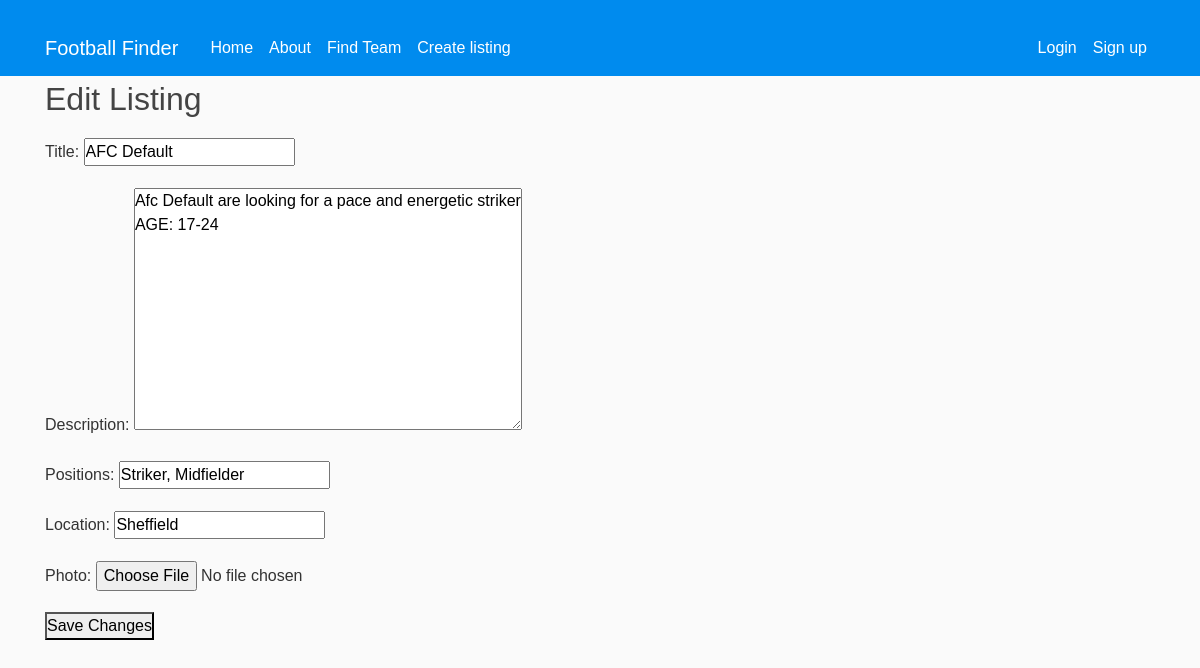
The page /edit-listing/6/ on the database its author committed.
### ffinderapp/models.py (models this page shows, shortened)
class Listing(models.Model):
    team = models.ForeignKey(get_user_model(), on_delete=models.CASCADE)  # Assuming team is a custom user model
    title = models.CharField(max_length=100)
    description = models.TextField()
    requirements = models.TextField()
    created_at = models.DateTimeField(auto_now_add=True)
    location = models.CharField(max_length=100, default='')
    city = models.CharField(max_length=100, default='')
    photo = models.ImageField(upload_to='media/listing_photos/', null=True, blank=True)  # Adding photo field
    positions = models.CharField(max_length=100, default='')

### ffinderapp/views.py (the view)
# urls.py: path('edit-listing/<int:listing_id>/', views.edit_listing, name='edit_listing'),
def edit_listing(request, listing_id):
    listing = get_object_or_404(Listing, id=listing_id)
    if request.method == 'POST':
        form = ListingForm(request.POST, instance=listing)
        if form.is_valid():
            form.save()
            return redirect('listing_detail', listing_id=listing_id)
    else:
        form = ListingForm(instance=listing)
    return render(request, 'ffinderapp/edit_listing.html', {'form': form})

### ffinderapp/forms.py
class ListingForm(forms.ModelForm):
    class Meta:
        model = Listing
        fields = ['title', 'description', 'positions', 'location', 'photo']

### ffinderapp/templates/ffinderapp/edit_listing.html (shortened to what this page needs)
{% extends 'ffinderapp/base.html' %}
{% block content %}
<h2>Edit Listing</h2>
<form method="post" enctype="multipart/form-data">
  {{ form.as_p }}
  <button type="submit">Save Changes</button>
</form>
{% endblock %}

### ffinderapp/static/css/styles.css (style rules this page uses)
html { position: relative; min-height: 100%; }
body { background: #fafafa; color: #333333; margin-top: 5rem; margin-bottom: 50px; }
h1, h2, h3, h4, h5, h6 { color: #444444; }
.container h2 { margin-bottom: 20px; }
* { margin: 0; padding: 0; box-sizing: border-box; font-family: 'Poppins', sans-serif; }

### rows shown on the page
Listing: title "AFC Default", description "Afc Default are looking for a pace and energetic striker AGE: 17-24", positions "Striker, Midfielder", location "Sheffield"
